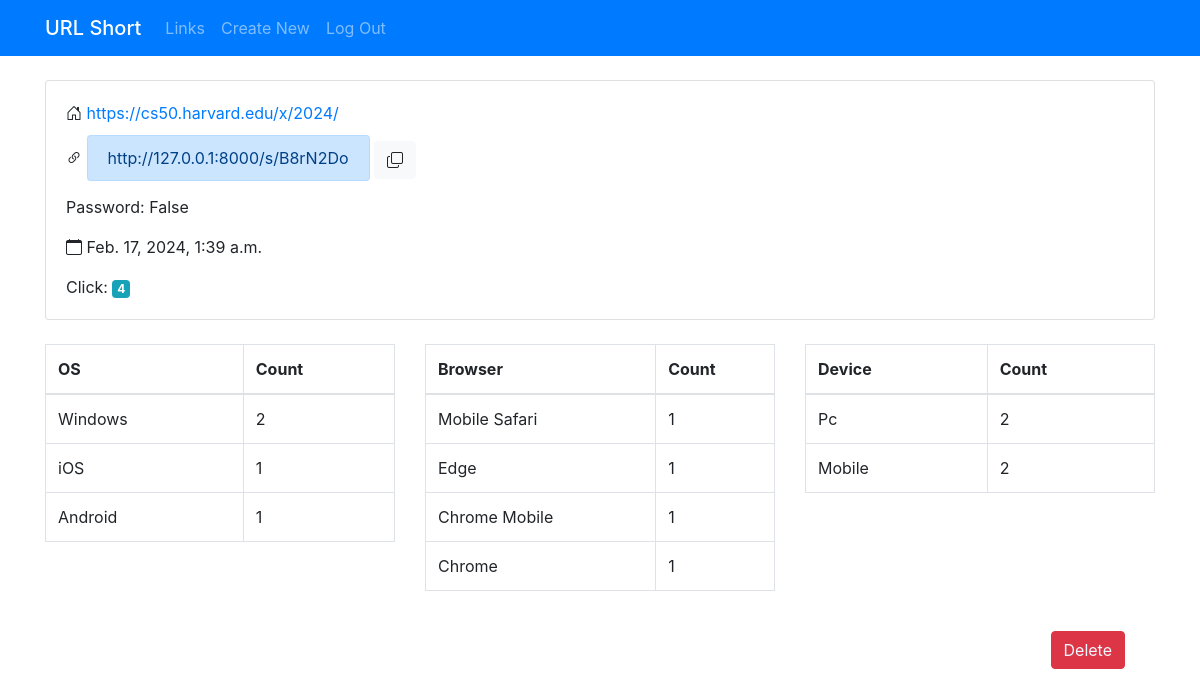
Screenshot of /detail/38 (signed in) with the database file from the repository.
### capstone/models.py (models this page shows)
class Urlshort(models.Model):
    user = models.ForeignKey(User, on_delete=models.CASCADE, null=True, blank=True)
    url_asli = models.TextField()
    url_singkat = models.CharField(max_length=100, unique=True)
    password = models.CharField(max_length=100, null=True)
    waktu = models.DateTimeField(default=timezone.now)
    jumlah_klik = models.IntegerField(default=0)

class Analytics(models.Model):
    urlshort = models.ForeignKey(Urlshort, on_delete=models.CASCADE, null=True, blank=True)
    os_link = models.CharField(max_length=100)
    browser_link = models.CharField(max_length=100)
    device_link = models.CharField(max_length=100)

### capstone/views.py (the view)
# urls.py: path("detail/<int:id>", views.detail, name="detail"),
def detail(request, id):
    detail_url = Urlshort.objects.filter(id=id).values('url_asli', 'url_singkat', 'waktu', 'password', 'jumlah_klik')
    urlshort = Urlshort.objects.get(id=id)
    os_counts = Analytics.objects.filter(urlshort=urlshort).values('os_link').annotate(count=Count('os_link')).order_by('-count')
    browser_counts = Analytics.objects.filter(urlshort=urlshort).values('browser_link').annotate(count=Count('browser_link')).order_by('-count')
    device_counts = Analytics.objects.filter(urlshort=urlshort).values('device_link').annotate(count=Count('device_link')).order_by('-count')
    for url in detail_url:
        url_asli = url['url_asli']
        url_singkat = url['url_singkat']
        waktu = url['waktu']
        is_password = len(url['password']) > 0
        jumlah_klik = url['jumlah_klik']
    context = {
        'id': id,
        'url_asli' : url_asli,
        'url_singkat' : url_singkat,
        'waktu' : waktu,
        'is_password': is_password,
        'jumlah_klik' : jumlah_klik,
        'os_counts': os_counts,
        'browser_counts': browser_counts,
        'device_counts': device_counts
    }
    return render(request, 'capstone/detail.html', context)

### capstone/templates/capstone/detail.html (shortened to what this page needs)
{% extends "capstone/layout.html" %}
{% load static %}
{% block body %}
<div class="container">
    <div class="row">
          <div class="col-sm-12">
            <br>
            <div class="card">
              <div class="card-body">
                <p class="card-text"><i class="bi bi-house-door"></i> <a href="{{url_asli}}" target="_blank">{{url_asli|slice:":100"}}</a></p>
                <p class="card-text"><i class="bi bi-link-45deg"></i>
                  <a href="http://127.0.0.1:8000/s/{{url_singkat}}" target="_blank">
                    <span class="alert alert-primary">http://127.0.0.1:8000/s/{{url_singkat}}</span>
                  </a>
                  <button type="button" class="btn btn-light" onclick="copy_text('http://127.0.0.1:8000/s/{{url_singkat}}')"> <i class="bi bi-copy"> </i> </button>
                </p>
                <p class="card-text">Password: {% if is_password %} True {% else %} False {% endif %}</p>
                <p class="card-text"><i class="bi bi-calendar"></i> {{waktu}}</p>
                <p class="card-text">Click: <span class="badge badge-info">{{jumlah_klik}}</span></p>
              </div>
          </div>
          <br>
        </div>
        <div class="col-sm-4">
          <table class="table table-bordered">
            <thead>
              <tr>
                <th scope="col">OS</th>
                <th scope="col">Count</th>
              </tr>
            </thead>
            <tbody>
              {% for os in os_counts %}
              <tr>
                <td>{{os.os_link}}</td>
                <td>{{os.count}}</td>
              </tr>
              {% endfor %}
            </tbody>
          </table>
        </div>
        <div class="col-sm-4">
          <table class="table table-bordered">
            <thead>
              <tr>
                <th scope="col">Browser</th>
                <th scope="col">Count</th>
              </tr>
            </thead>
            <tbody>
              {% for browser in browser_counts %}
              <tr>
                <td>{{browser.browser_link}}</td>
                <td>{{browser.count}}</td>
              </tr>
              {% endfor %}
            </tbody>
          </table>
        </div>
        <div class="col-sm-4">
          <table class="table table-bordered">
            <thead>
              <tr>
                <th scope="col">Device</th>
                <th scope="col">Count</th>
              </tr>
            </thead>
            <tbody>
              {% for device in device_counts %}
              <tr>
                <td>{{device.device_link}}</td>
                <td>{{device.count}}</td>
              </tr>
              {% endfor %}
            </tbody>
          </table>
        </div>
        <div class="col-sm-12">
          <br>
          <a data-toggle="modal" data-target="#modal-qrcode" type="button" class="btn btn-danger button-right" style="color: aliceblue;">  Delete </a>
        </div>
    </div>
</div>
{% endblock %}

### capstone/static/capstone/styles.css (style rules this page uses)
.button-right { float : right; margin-right: 30px; }

### rows the page displays
Urlshort: url_asli "https://cs50.harvard.edu/x/2024/", url_singkat "B8rN2Do"
Analytics: browser_link "Mobile Safari", count "1"
Analytics: browser_link "Chrome Mobile", count "1"
Analytics: browser_link "Chrome", count "1"

### other values shown
{{ waktu }} "Feb. 17, 2024, 1:39 a.m."
{{ jumlah_klik }} "4"
{{ os.os_link }} "Windows" "iOS" "Android"
{{ os.count }} "2" "1" "1"
{{ browser.browser_link }} "Edge"
{{ browser.count }} "1"
{{ device.device_link }} "Pc" "Mobile"
{{ device.count }} "2" "2"
